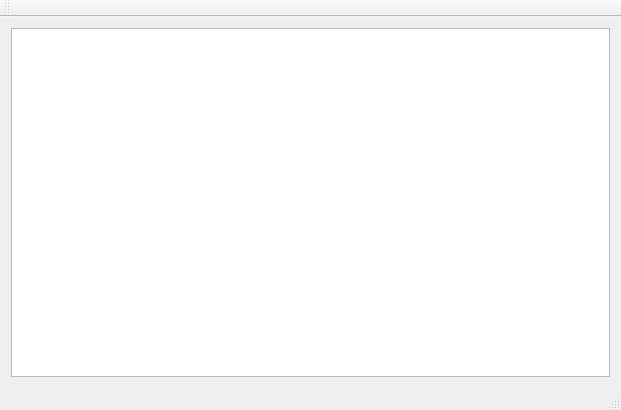
<?xml version="1.0" encoding="UTF-8"?>
<ui version="4.0">
 <class>MainWindow</class>
 <widget class="QMainWindow" name="MainWindow">
  <property name="geometry">
   <rect>
    <x>0</x>
    <y>0</y>
    <width>621</width>
    <height>410</height>
   </rect>
  </property>
  <property name="windowTitle">
   <string>MainWindow</string>
  </property>
  <widget class="QWidget" name="centralWidget">
   <layout class="QVBoxLayout" name="verticalLayout">
    <item>
     <widget class="QGraphicsView" name="graphicsView"/>
    </item>
   </layout>
  </widget>
  <widget class="QMenuBar" name="menuBar">
   <property name="geometry">
    <rect>
     <x>0</x>
     <y>0</y>
     <width>621</width>
     <height>18</height>
    </rect>
   </property>
  </widget>
  <widget class="QToolBar" name="mainToolBar">
   <attribute name="toolBarArea">
    <enum>TopToolBarArea</enum>
   </attribute>
   <attribute name="toolBarBreak">
    <bool>false</bool>
   </attribute>
  </widget>
  <widget class="QStatusBar" name="statusBar"/>
 </widget>
 <layoutdefault spacing="6" margin="11"/>
 <resources/>
 <connections/>
</ui>
